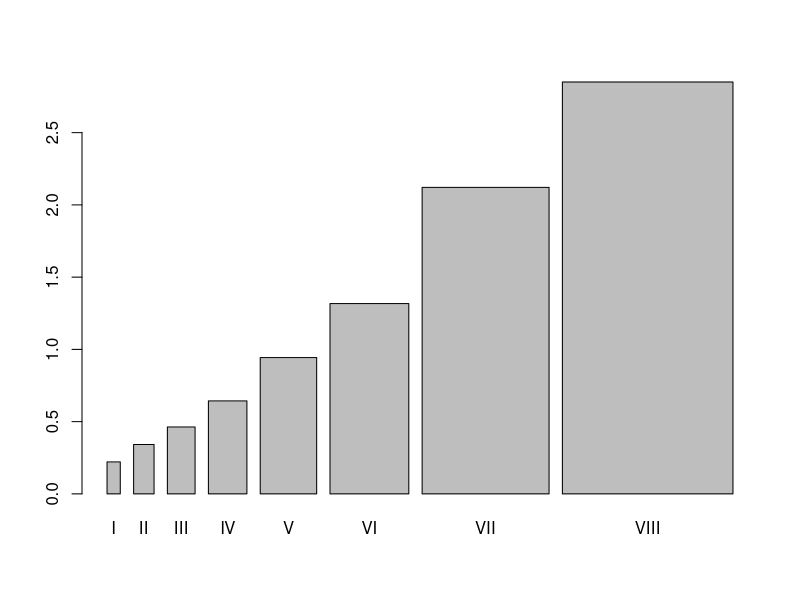

Reproduce this figure in R.
#page number-141

y<-c("I","II","III","IV","V","VI","VII","VIII")
o<-c(1960,4672,8577,16566,35595,69380,180000,325000)
s<-sqrt(o)
ss<-(s)/200
d<-data.frame(y,o,s,ss)
d
barplot(height=d$ss,names=d$y,width=d$ss)